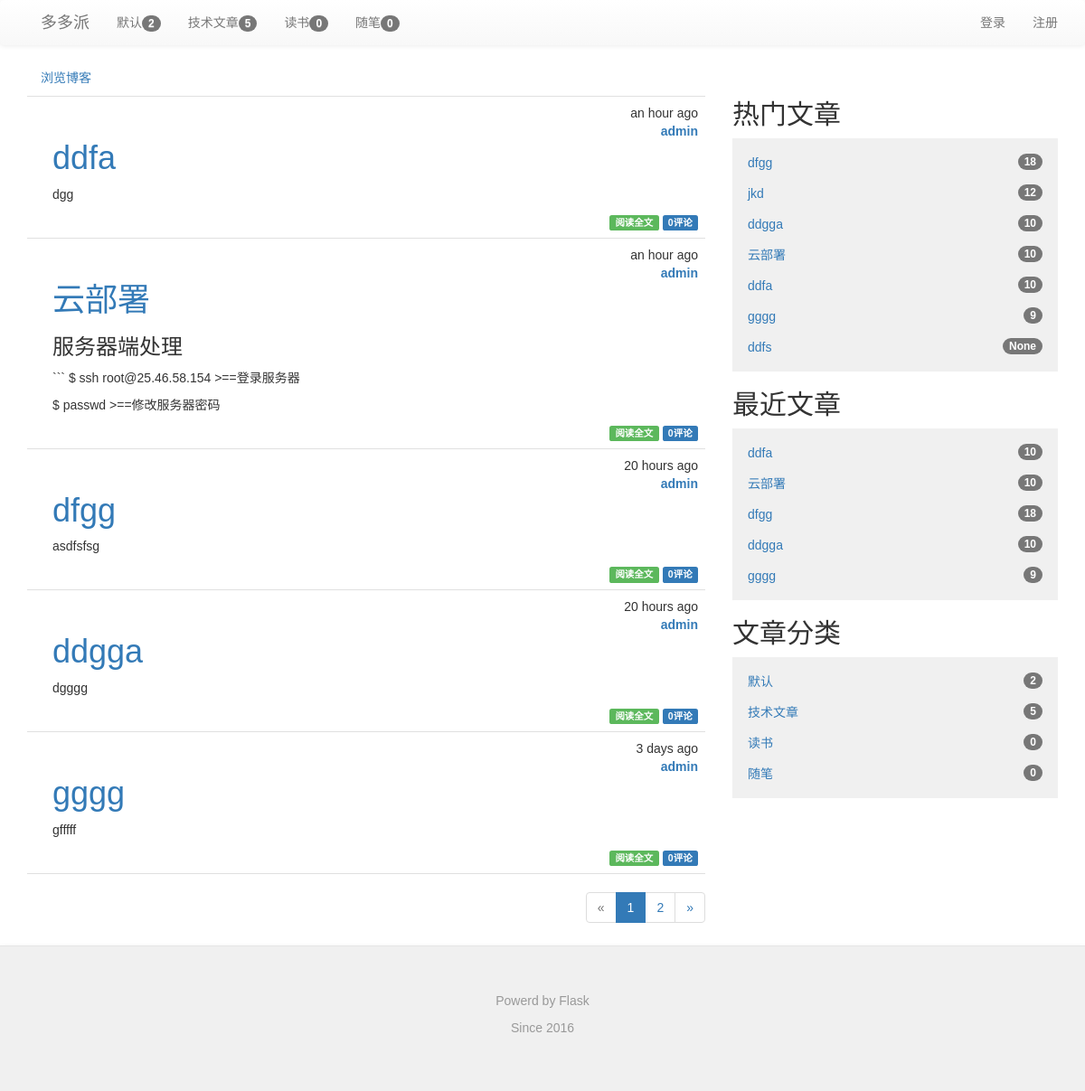
Before: / with the older database file.
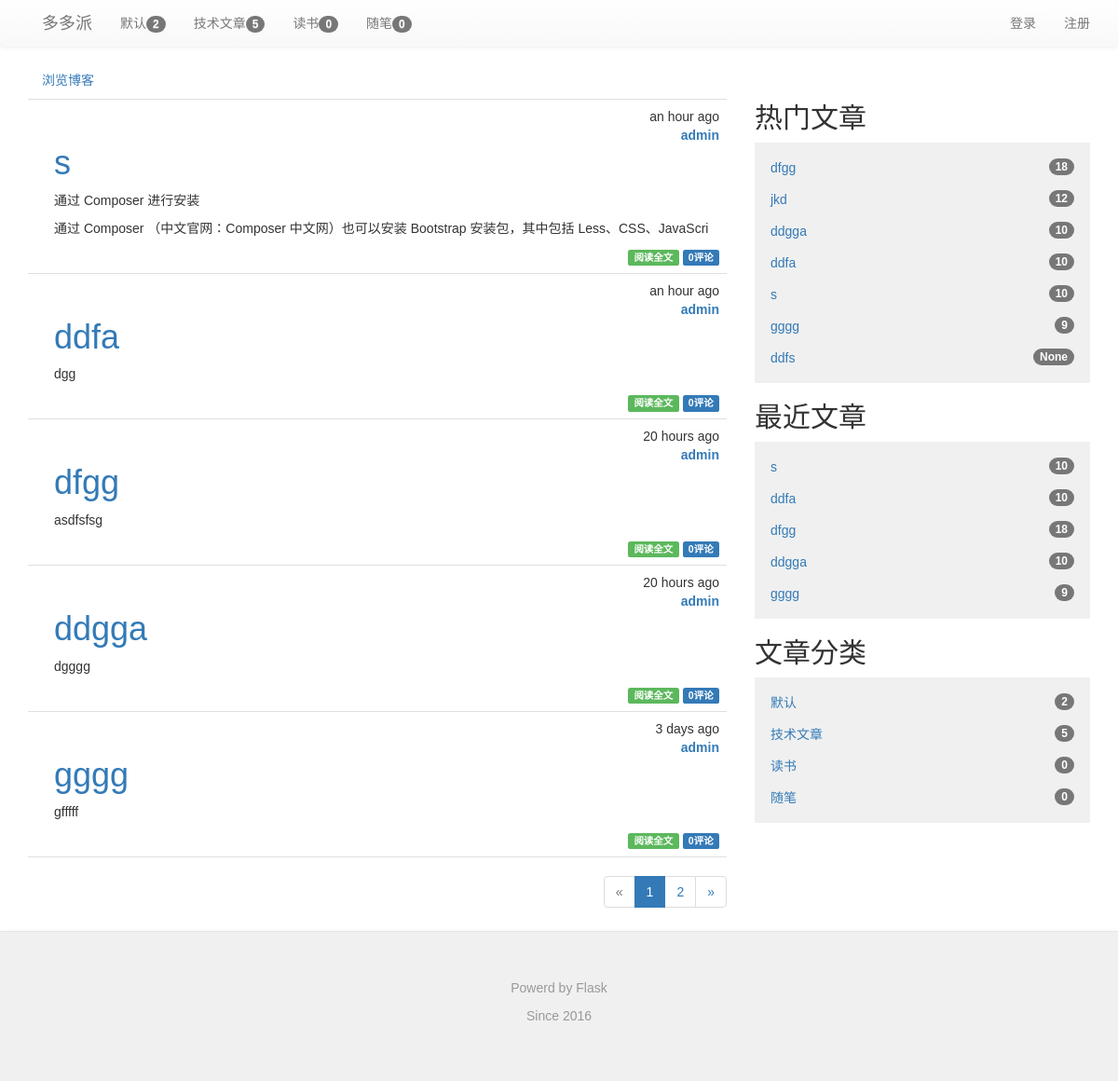
After: the same page with the newer database file.
### app/models.py (models this page shows, shortened)
class Category(db.Model):
    __tablename__ = 'categories'
    id = db.Column(db.Integer,primary_key=True)
    name = db.Column(db.String(64),unique=True)
    posts = db.relationship('Post',backref='category',lazy='dynamic')

class Post(db.Model):
    __tablename__ = 'posts'
    id = db.Column(db.Integer,primary_key=True)
    title = db.Column(db.Text(128))
    body = db.Column(db.Text)
    body_html = db.Column(db.Text)
    timestamp = db.Column(db.DateTime,index=True,default=datetime.utcnow)
    auth_id = db.Column(db.Integer,db.ForeignKey('users.id'))
    category_id = db.Column(db.Integer,db.ForeignKey('categories.id'))
    comments = db.relationship('Comment',backref='post',lazy='dynamic')
    visits = db.Column(db.Integer,nullable=False,default=int(10))

class User(UserMixin, db.Model):
    __tablename__ = 'users'
    id = db.Column(db.Integer, primary_key=True)
    email = db.Column(db.String(64), unique=True, index=True)
    username = db.Column(db.String(64), unique=True, index=True)
    role_id = db.Column(db.Integer, db.ForeignKey('roles.id'))
    password_hash = db.Column(db.String(128))
    confirmed = db.Column(db.Boolean, default=False)
    name = db.Column(db.String(64))
    location = db.Column(db.String(64))
    about_me = db.Column(db.Text())
    member_since = db.Column(db.DateTime(), default=datetime.utcnow)
    last_seen = db.Column(db.DateTime(), default=datetime.utcnow)
    posts = db.relationship('Post',backref='author',lazy='dynamic')
    followed = db.relationship('Follow',
                               foreign_keys=[Follow.follower_id],
                               backref=db.backref('follower',lazy='joined'),
                               lazy='dynamic',cascade='all,delete-orphan')
    followers = db.relationship('Follow',
                                foreign_keys=[Follow.followed_id],
                                backref=db.backref('followed',lazy='joined'),
                                lazy='dynamic',cascade='all,delete-orphan')
    sendto = db.relationship('Message',
                             foreign_keys=[Message.sendto_id],
                             backref=db.backref('sendto',lazy='joined'),
                             lazy='dynamic',cascade='all,delete-orphan'
                             )
    author = db.relationship('Message',
                             foreign_keys=[Message.author_id],
                             backref=db.backref('author',lazy='joined'),
                             lazy='dynamic',cascade='all,delete-orphan'
                             )
    comments = db.relationship('Comment',backref='author',lazy='dynamic')
    starposts = db.relationship('Post',secondary='stars',backref=db.backref('stared',lazy='joined'),lazy='joined')
    @property
    def password(self):
        raise AttributeError('password is not a readable attribute')

### app/main/views.py (the view)
@main.route('/',methods=['GET','POST'])
def index():
    form = PostForm()
    page = request.args.get('page',1,type=int)
    show_followed = False
    if current_user.is_authenticated:
        show_followed = bool(request.cookies.get('show_followed',''))
    if show_followed:
        query = current_user.followed_posts
    else:
        query = Post.query
    pagination = query.order_by(Post.timestamp.desc()).paginate(
            page,per_page=current_app.config['FLASKY_POSTS_PER_PAGE'],error_out=False)
    posts = pagination.items
    return render_template('index.html',posts=posts,form=form,pagination=pagination,
                           show_followed=show_followed)

### app/auth/views.py (called while the page is built)
@auth.before_app_request
def before_request():
    if current_user.is_authenticated:
        current_user.ping()
        if not current_user.confirmed \
            and request.endpoint[:5] != 'auth.' \
            and request.endpoint != 'static':
            return redirect(url_for('auth.unconfirmed'))

### app/main/__init__.py (called while the page is built)
@main.app_context_processor
def inject_permission():
    return dict(Permission=Permission)

### app/main/views.py (called while the page is built)
@main.before_app_request
def before_request(): #定义全局变量
    g.categories=Category.query.all()
    g.hotpost = Post.query.order_by(Post.visits.desc()).all()

@main.after_app_request
def after_request(response):
    for query in get_debug_queries():
        if query.duration >= current_app.config['FLASKY_SLOW_DB_QUERY_TIME']:
            current_app.logger.warning(
                'Slow query:%s\nParameters: %s\nDuration: %fs\nContext: %s\n'
                %(query.statement,query.parameters,query.duration,query.context)
            )
    return response

### app/models.py (called while the page is built)
    def can(self, permissions):
        return False

    def is_administrator(self):
        return False

### app/templates/index.html (shortened to what this page needs)
{% extends "base.html" %}
{% import "bootstrap/wtf.html" as wtf %}
{% import "_macros.html" as macros %}
{% block page_content %}
<div class="row">
    <div class="col-xs-8">
        <div class="post-tabs">
            <ul class="nav nav-pills">
                <li><a href="{{ url_for('.show_all')}}">浏览博客</a></li>
            </ul>
            {% include "_posts_thumbnail.html"%}
        </div>
        {% if pagination %}
        <div class="pagination">
            {{ macros.pagination_widget(pagination, '.index') }}
        </div>
    </div>
    <div class="col-xs-4">
        <div class="write-button" style="padding:20px">
        </div>
        <li class="treeview list-unstyled">
            <h2>热门文章</h2>
            <ul class="treeview-menu list-unstyled">
                {% for post in g.hotpost %}
                <li><a href="{{ url_for('main.post', id=post.id) }}">{{ post.title }}<span class="badge">{{ post.visits}}</span></a></li>
                {% endfor %}
            </ul>
        </li>
        <li class="treeview list-unstyled">
            <h2>最近文章</h2>
            <ul class="treeview-menu list-unstyled">
                {% for post in posts %}
                <li><a href="{{ url_for('main.post', id=post.id) }}">{{ post.title }}<span class="badge">{{ post.visits}}</span></a></li>
                {% endfor %}
            </ul>
        </li>
        <li class="treeview list-unstyled">
            <h2>文章分类</h2>
            <ul class="treeview-menu list-unstyled">
                {% for category in g.categories %}
                <li><a href="{{ url_for('main.category',id=category.id)}}">{{category.name}}<span class="badge">{{category.posts.count()}}</span></a></li>
                {% endfor %}
            </ul>
        </li>
    </div>
</div>
{% endif %}
{% endblock %}

### app/templates/base.html (shortened to what this page needs)
{% extends "bootstrap/base.html" %}
{% block head %}
{{ super() }}
<link rel="stylesheet" type="text/css" href="{{ url_for('static', filename='css/bootstrap.css') }}">
<link rel="stylesheet" type="text/css" href="{{ url_for('static', filename='css/bootstrap.min.css') }}">
<link rel="stylesheet" type="text/css" href="{{ url_for('static', filename='css/bootstrap-theme.css') }}">
<link rel="stylesheet" type="text/css" href="{{ url_for('static', filename='css/bootstrap-theme.min.css') }}">
<link rel="stylesheet" type="text/css" href="{{ url_for('static', filename='styles.css') }}">
{% endblock %}
{% block navbar %}
<div class="nav navbar-default">
    <div class="container">
        <div class="navbar-header">
            <a class="navbar-brand" href="/">多多派</a>
        </div>
            <ul class="nav navbar-nav">
            {% for category in g.categories %}
                <li><a href="{{ url_for('main.category',id=category.id)}}">{{category.name}}<span class="badge">{{category.posts.count()}}</span></a></li>
            {% endfor %}
            </ul>
            <ul class="nav navbar-nav navbar-right">
                <li><a href="{{url_for('auth.register')}}">注册</a></li>
            </ul>
            <ul class="nav navbar-nav navbar-right">
                {% if current_user.is_authenticated %}
                <li class="dropdown">
                    <a href="#" class="dropdown-toggle" data-toggle="dropdown">{{current_user.username}}的账号<b class="caret"></b></a>
                    <ul class="dropdown-menu">
                        <li><a href="{{ url_for('auth.change_password') }}">修改密码</a></li>
                        <li><a href="{{ url_for('auth.change_email_request') }}">修改邮箱</a></li>
                        <li><a href="{{ url_for('main.profile',username=current_user.username) }}">用户资料</a></li>
                        <li><a href="{{ url_for('auth.logout') }}">退出登录</a></li>
                    </ul>
                </li>
                {% else %}
                <li><a href="{{ url_for('auth.login') }}">登录</a></li>
                {% endif %}
             </ul>
        </div>
   </div>
{% endblock %}
{% block content %}
<div class="container">
    {% block page_content %}{% endblock %}
</div>
<div class="nav navbar-default">
  <footer class="blog-footer">
      <p>Powerd by Flask</p>
      <p>Since 2016</p>
  </footer>
</div>
{% endblock %}

### app/templates/_macros.html
{% macro pagination_widget(pagination, endpoint,fragment='') %}
<ul class="pagination">
    <li{% if not pagination.has_prev %} class="disabled"{% endif %}>
        <a href="{% if pagination.has_prev %}{{ url_for(endpoint, page=pagination.prev_num, **kwargs) }}{{fragment}}{% else %}#{% endif %}">
            &laquo;
        </a>
    </li>
    {% for p in pagination.iter_pages() %}
        {% if p %}
            {% if p == pagination.page %}
            <li class="active">
                <a href="{{ url_for(endpoint, page = p, **kwargs) }}{{ fragment}}">{{ p }}</a>
            </li>
            {% else %}
            <li>
                <a href="{{ url_for(endpoint, page = p, **kwargs) }}{{fragment}}">{{ p }}</a>
            </li>
            {% endif %}
        {% else %}
        <li class="disabled"><a href="#">&hellip;</a></li>
        {% endif %}
    {% endfor %}
    <li{% if not pagination.has_next %} class="disabled"{% endif %}>
        <a href="{% if pagination.has_next %}{{ url_for(endpoint, page=pagination.next_num, **kwargs) }}{{fragment}}{% else %}#{% endif %}">
            &raquo;
        </a>
    </li>
</ul>
{% endmacro %}

### app/templates/_posts_thumbnail.html (shortened to what this page needs)
<ul class="posts">
    {% for post in posts %}
    <li class="post">
        <div class="post-content">
            <div class="post-date">{{ moment(post.timestamp).fromNow() }}</div><br/>
            <div class="post-auth"><a href="{{ url_for('.profile',username=post.author.username) }}">{{ post.author.username }}</a></div>
            <div class="post-title text-primary">
                {% if post.title %}
                <h1>{{ post.title }}</h1>
                {% endif %}
            </div>
            <div class="post-body">
                {% if post.body_html %}
                    {{ post.body_html[:100]| safe }}
                {% else %}
                    {{ post.body[:100] }}
                {% endif %}
            </div>
            <div class="post-footer">
                <a href="{{ url_for('.post',id=post.id) }}">
                    <span class="label label-success">阅读全文</span>
                </a>
                <a href="{{ url_for('.post',id=post.id) }}#comments">
                    <span class="label label-primary">{{ post.comments.count() }}评论</span>
                </a>
            </div>
        </div>
    </li>
    {% endfor %}
</ul>

### app/static/styles.css (style rules this page uses)
body,button, input, select, textarea,h1 ,h2, h3, h4, h5, h6 { font-family: Microsoft YaHei , Tahoma, Helvetica, Arial, "\5b8b\4f53"; }
div.col-xs-4 li.treeview ul.treeview-menu { padding: 10px; background-color: #f0f0f0; }
div.col-xs-4 li.treeview ul.treeview-menu li { padding: 7px; }
div.col-xs-4 li.treeview span.badge { float:right }
div.post-tabs { margin-top: 16px; }
ul.posts { list-style-type: none; padding: 0px; margin: 0px 0px 0px 0px; border-top: 1px solid #e0e0e0; }
ul.posts li.post { padding: 8px; border-bottom: 1px solid #e0e0e0; }
div.post-date { float: right; }
div.post-auth { float: right; font-weight: bold; }
div.post-content { margin-left: 20px; min-height: 20px; }
div.post-footer { text-align:right; }
div.pagination { width: 100%; text-align: right; padding: 0px; margin: 0px; }
footer.blog-footer { padding: 50px; color: #999; text-align: center; background-color: #f0f0f0; border-top: 1px solid #e5e5e5; }

Changed rows visible on the page:
removed Post: timestamp "an hour ago", author.username "admin", title "云部署", body_html "服务器端处理 ``` $ ssh root@25.46.58.154 >==登录服务器 $ passwd >==修改服务器密码", comments.count "0", visits "10"
added Post: timestamp "an hour ago", author.username "admin", title "s", body_html "通过 Composer 进行安装 通过 Composer （中文官网：Composer 中文网）也可以安装 Bootstrap 安装包，其中包括 Less、CSS、JavaScri", comments.count "0", visits "10"
